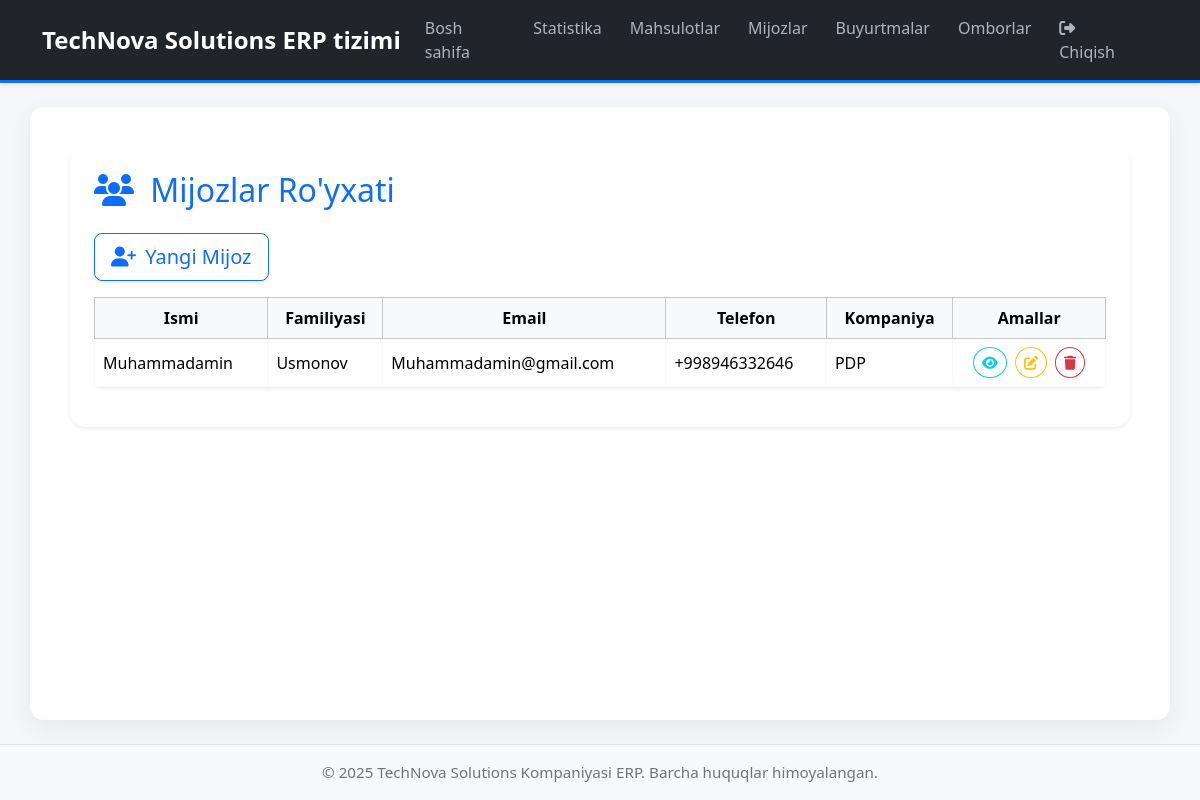
/customers/ (signed in), run on an earlier commit of the app's database.
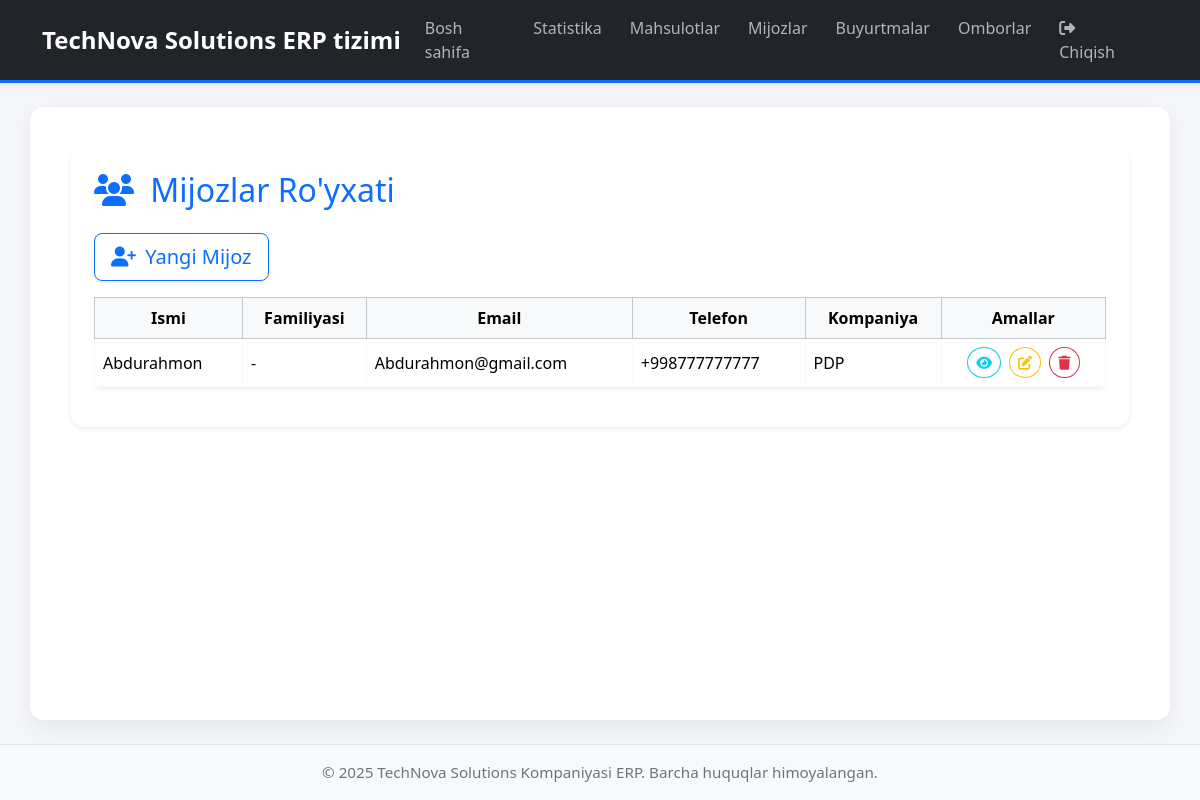
And on a later commit of the database.
### customers/models.py (models this page shows, shortened)
class Customer(models.Model):
    first_name = models.CharField(max_length=100)
    last_name = models.CharField(max_length=100)
    email = models.EmailField(unique=True)
    phone_number = models.CharField(max_length=20, blank=True, null=True)
    address = models.TextField(blank=True, null=True)
    company_name = models.CharField(max_length=200, blank=True, null=True)
    created_at = models.DateTimeField(auto_now_add=True)
    updated_at = models.DateTimeField(auto_now=True)
    class Meta:
        verbose_name = "Mijoz"
        verbose_name_plural = "Mijozlar"
        ordering = ['last_name', 'first_name']

### customers/views.py (the view)
# urls.py: path('', views.customer_list, name='customer_list'),
def customer_list(request):
    customers = Customer.objects.all().order_by('last_name', 'first_name')
    return render(request, 'customers/customer_list.html', {'customers': customers})

### customers/templates/customers/customer_list.html (shortened to what this page needs)
{% extends 'base.html' %}
{% block content %}
<div class="mb-4 p-4 rounded-4 shadow-sm bg-gradient" style="background: linear-gradient(135deg, #dee2e6, #f8f9fa);">
    <h2 class="mb-4 text-primary"><i class="fas fa-users me-2"></i> Mijozlar Ro'yxati</h2>
    <div class="d-flex justify-content-between align-items-center mb-3">
        <a href="{% url 'customers:customer_create' %}" class="btn btn-outline-primary btn-lg rounded-3 shadow-sm">
            <i class="fas fa-user-plus me-1"></i> Yangi Mijoz
        </a>
    </div>
    <div class="table-responsive">
        <table class="table align-middle table-hover table-bordered border-light shadow-sm rounded-3 bg-white">
            <thead class="table-light">
                <tr class="text-center">
                    <th>Ismi</th>
                    <th>Familiyasi</th>
                    <th>Email</th>
                    <th>Telefon</th>
                    <th>Kompaniya</th>
                    <th>Amallar</th>
                </tr>
            </thead>
            <tbody>
                {% for customer in customers %}
                <tr>
                    <td>{{ customer.first_name }}</td>
                    <td>{{ customer.last_name }}</td>
                    <td>{{ customer.email }}</td>
                    <td>{{ customer.phone_number|default_if_none:"-" }}</td>
                    <td>{{ customer.company_name|default_if_none:"-" }}</td>
                    <td class="text-center">
                        <a href="{% url 'customers:customer_detail' customer.id %}" class="btn btn-sm btn-outline-info rounded-circle me-1" title="Ko'rish">
                            <i class="fas fa-eye"></i>
                        </a>
                        <a href="{% url 'customers:customer_update' customer.id %}" class="btn btn-sm btn-outline-warning rounded-circle me-1" title="Tahrirlash">
                            <i class="fas fa-edit"></i>
                        </a>
                        <a href="{% url 'customers:customer_delete' customer.id %}" class="btn btn-sm btn-outline-danger rounded-circle" title="O'chirish">
                            <i class="fas fa-trash"></i>
                        </a>
                    </td>
                </tr>
                {% endfor %}
            </tbody>
        </table>
    </div>
</div>
{% endblock %}

What changed in the data, as far as the page shows it:
changed Customer "PDP": first_name "Muhammadamin" → "Abdurahmon"; last_name "Usmonov" → "-"; email "Muhammadamin@gmail.com" → "Abdurahmon@gmail.com"; phone_number "+998946332646" → "+998777777777"
